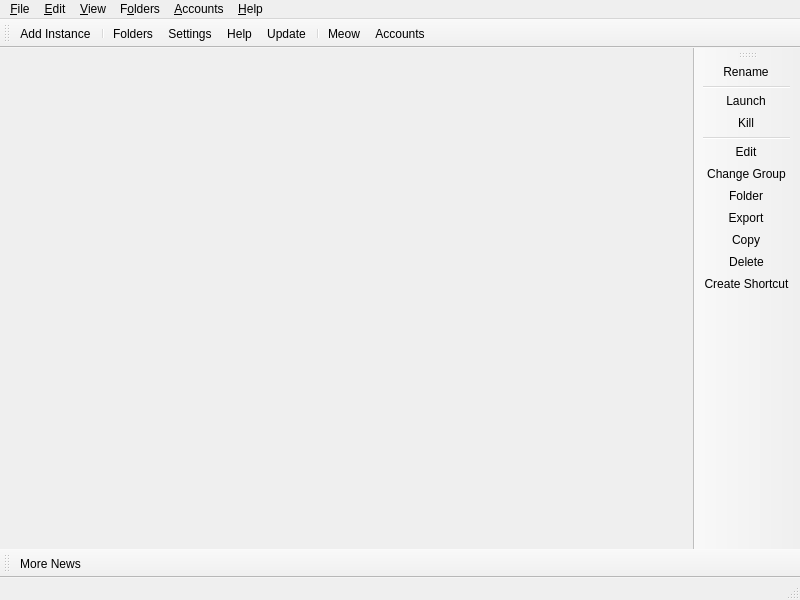
<?xml version="1.0" encoding="UTF-8"?>
<ui version="4.0">
 <class>MainWindow</class>
 <widget class="QMainWindow" name="MainWindow">
  <property name="geometry">
   <rect>
    <x>0</x>
    <y>0</y>
    <width>800</width>
    <height>600</height>
   </rect>
  </property>
  <widget class="QWidget" name="centralWidget">
   <layout class="QHBoxLayout" name="horizontalLayout">
    <property name="spacing">
     <number>0</number>
    </property>
    <property name="leftMargin">
     <number>0</number>
    </property>
    <property name="topMargin">
     <number>0</number>
    </property>
    <property name="rightMargin">
     <number>0</number>
    </property>
    <property name="bottomMargin">
     <number>0</number>
    </property>
   </layout>
  </widget>
  <widget class="QStatusBar" name="statusBar"/>
  <widget class="QToolBar" name="mainToolBar">
   <property name="windowTitle">
    <string>Main Toolbar</string>
   </property>
   <property name="allowedAreas">
    <set>Qt::ToolBarArea::BottomToolBarArea|Qt::ToolBarArea::TopToolBarArea</set>
   </property>
   <property name="toolButtonStyle">
    <enum>Qt::ToolButtonStyle::ToolButtonTextBesideIcon</enum>
   </property>
   <property name="floatable">
    <bool>false</bool>
   </property>
   <attribute name="toolBarArea">
    <enum>TopToolBarArea</enum>
   </attribute>
   <attribute name="toolBarBreak">
    <bool>false</bool>
   </attribute>
   <addaction name="actionAddInstance"/>
   <addaction name="separator"/>
   <addaction name="actionFoldersButton"/>
   <addaction name="actionSettings"/>
   <addaction name="actionHelpButton"/>
   <addaction name="actionCheckUpdate"/>
   <addaction name="separator"/>
   <addaction name="actionCAT"/>
   <addaction name="actionAccountsButton"/>
  </widget>
  <widget class="QToolBar" name="newsToolBar">
   <property name="windowTitle">
    <string>News Toolbar</string>
   </property>
   <property name="allowedAreas">
    <set>Qt::ToolBarArea::BottomToolBarArea|Qt::ToolBarArea::TopToolBarArea</set>
   </property>
   <property name="iconSize">
    <size>
     <width>16</width>
     <height>16</height>
    </size>
   </property>
   <property name="toolButtonStyle">
    <enum>Qt::ToolButtonStyle::ToolButtonTextBesideIcon</enum>
   </property>
   <property name="floatable">
    <bool>false</bool>
   </property>
   <attribute name="toolBarArea">
    <enum>BottomToolBarArea</enum>
   </attribute>
   <attribute name="toolBarBreak">
    <bool>false</bool>
   </attribute>
   <addaction name="actionMoreNews"/>
  </widget>
  <widget class="WideBar" name="instanceToolBar">
   <property name="windowTitle">
    <string>Instance Toolbar</string>
   </property>
   <property name="iconSize">
    <size>
     <width>16</width>
     <height>16</height>
    </size>
   </property>
   <property name="toolButtonStyle">
    <enum>Qt::ToolButtonStyle::ToolButtonTextBesideIcon</enum>
   </property>
   <property name="floatable">
    <bool>false</bool>
   </property>
   <property name="useDefaultAction" stdset="0">
    <bool>true</bool>
   </property>
   <attribute name="toolBarArea">
    <enum>RightToolBarArea</enum>
   </attribute>
   <attribute name="toolBarBreak">
    <bool>false</bool>
   </attribute>
   <addaction name="actionRenameInstance"/>
   <addaction name="separator"/>
   <addaction name="actionLaunchInstance"/>
   <addaction name="actionKillInstance"/>
   <addaction name="separator"/>
   <addaction name="actionEditInstance"/>
   <addaction name="actionChangeInstGroup"/>
   <addaction name="actionViewSelectedInstFolder"/>
   <addaction name="actionExportInstance"/>
   <addaction name="actionCopyInstance"/>
   <addaction name="actionDeleteInstance"/>
   <addaction name="actionCreateInstanceShortcut"/>
  </widget>
  <widget class="QMenuBar" name="menuBar">
   <property name="geometry">
    <rect>
     <x>0</x>
     <y>0</y>
     <width>800</width>
     <height>22</height>
    </rect>
   </property>
   <widget class="QMenu" name="fileMenu">
    <property name="title">
     <string>&amp;File</string>
    </property>
    <property name="toolTipsVisible">
     <bool>true</bool>
    </property>
    <addaction name="actionAddInstance"/>
    <addaction name="separator"/>
    <addaction name="actionLaunchInstance"/>
    <addaction name="actionKillInstance"/>
    <addaction name="separator"/>
    <addaction name="actionEditInstance"/>
    <addaction name="actionChangeInstGroup"/>
    <addaction name="actionViewSelectedInstFolder"/>
    <addaction name="actionExportInstance"/>
    <addaction name="actionCopyInstance"/>
    <addaction name="actionDeleteInstance"/>
    <addaction name="actionCreateInstanceShortcut"/>
    <addaction name="separator"/>
    <addaction name="actionSettings"/>
    <addaction name="actionCloseWindow"/>
   </widget>
   <widget class="QMenu" name="editMenu">
    <property name="title">
     <string>&amp;Edit</string>
    </property>
    <property name="toolTipsVisible">
     <bool>true</bool>
    </property>
    <addaction name="actionUndoTrashInstance"/>
   </widget>
   <widget class="QMenu" name="viewMenu">
    <property name="title">
     <string>&amp;View</string>
    </property>
    <property name="toolTipsVisible">
     <bool>true</bool>
    </property>
    <addaction name="actionChangeTheme"/>
    <addaction name="separator"/>
    <addaction name="actionCAT"/>
    <addaction name="actionToggleStatusBar"/>
    <addaction name="actionLockToolbars"/>
    <addaction name="separator"/>
   </widget>
   <widget class="QMenu" name="foldersMenu">
    <property name="title">
     <string>F&amp;olders</string>
    </property>
    <property name="toolTipsVisible">
     <bool>true</bool>
    </property>
    <addaction name="actionViewLauncherRootFolder"/>
    <addaction name="actionViewLogsFolder"/>
    <addaction name="separator"/>
    <addaction name="actionViewInstanceFolder"/>
    <addaction name="actionViewIconsFolder"/>
    <addaction name="actionViewCentralModsFolder"/>
    <addaction name="actionViewJavaFolder"/>
    <addaction name="actionViewSkinsFolder"/>
    <addaction name="separator"/>
    <addaction name="actionViewWidgetThemeFolder"/>
    <addaction name="actionViewIconThemeFolder"/>
    <addaction name="actionViewCatPackFolder"/>
   </widget>
   <widget class="QMenu" name="accountsMenu">
    <property name="title">
     <string>&amp;Accounts</string>
    </property>
   </widget>
   <widget class="QMenu" name="helpMenu">
    <property name="title">
     <string>&amp;Help</string>
    </property>
    <property name="toolTipsVisible">
     <bool>true</bool>
    </property>
    <addaction name="actionClearMetadata"/>
    <addaction name="actionReportBug"/>
    <addaction name="actionViewLog"/>
    <addaction name="actionAddToPATH"/>
    <addaction name="separator"/>
    <addaction name="actionMATRIX"/>
    <addaction name="actionDISCORD"/>
    <addaction name="actionREDDIT"/>
    <addaction name="separator"/>
    <addaction name="actionMoreNews"/>
    <addaction name="actionCheckUpdate"/>
    <addaction name="actionOpenWiki"/>
    <addaction name="actionAbout"/>
   </widget>
   <addaction name="fileMenu"/>
   <addaction name="editMenu"/>
   <addaction name="viewMenu"/>
   <addaction name="foldersMenu"/>
   <addaction name="accountsMenu"/>
   <addaction name="helpMenu"/>
  </widget>
  <action name="actionMoreNews">
   <property name="icon">
    <iconset theme="news"/>
   </property>
   <property name="text">
    <string>More News...</string>
   </property>
   <property name="toolTip">
    <string>Open the development blog to read more news about %1.</string>
   </property>
  </action>
  <action name="actionCAT">
   <property name="checkable">
    <bool>true</bool>
   </property>
   <property name="icon">
    <iconset theme="cat"/>
   </property>
   <property name="text">
    <string>&amp;Meow</string>
   </property>
   <property name="toolTip">
    <string>It's a fluffy kitty :3</string>
   </property>
  </action>
  <action name="actionToggleStatusBar">
   <property name="checkable">
    <bool>true</bool>
   </property>
   <property name="text">
    <string>Status Bar</string>
   </property>
  </action>
  <action name="actionLockToolbars">
   <property name="checkable">
    <bool>true</bool>
   </property>
   <property name="text">
    <string>Lock Toolbars</string>
   </property>
  </action>
  <action name="actionUndoTrashInstance">
   <property name="enabled">
    <bool>false</bool>
   </property>
   <property name="text">
    <string>&amp;Undo Last Instance Deletion</string>
   </property>
  </action>
  <action name="actionAddInstance">
   <property name="icon">
    <iconset theme="new"/>
   </property>
   <property name="text">
    <string>Add Instanc&amp;e...</string>
   </property>
   <property name="toolTip">
    <string>Add a new instance.</string>
   </property>
  </action>
  <action name="actionCheckUpdate">
   <property name="icon">
    <iconset theme="checkupdate"/>
   </property>
   <property name="text">
    <string>&amp;Update...</string>
   </property>
   <property name="toolTip">
    <string>Check for new updates for %1.</string>
   </property>
   <property name="menuRole">
    <enum>QAction::MenuRole::ApplicationSpecificRole</enum>
   </property>
  </action>
  <action name="actionSettings">
   <property name="icon">
    <iconset theme="settings"/>
   </property>
   <property name="text">
    <string>Setti&amp;ngs...</string>
   </property>
   <property name="toolTip">
    <string>Change settings.</string>
   </property>
   <property name="menuRole">
    <enum>QAction::MenuRole::PreferencesRole</enum>
   </property>
  </action>
  <action name="actionManageSkins">
   <property name="icon">
    <iconset theme="settings"/>
   </property>
   <property name="text">
    <string>Manage &amp;Skins...</string>
   </property>
  </action>
  <action name="actionManageAccounts">
   <property name="icon">
    <iconset theme="accounts"/>
   </property>
   <property name="text">
    <string>&amp;Manage Accounts...</string>
   </property>
  </action>
  <action name="actionLaunchInstance">
   <property name="icon">
    <iconset theme="launch"/>
   </property>
   <property name="text">
    <string>&amp;Launch</string>
   </property>
   <property name="toolTip">
    <string>Launch the selected instance.</string>
   </property>
  </action>
  <action name="actionKillInstance">
   <property name="icon">
    <iconset theme="status-bad"/>
   </property>
   <property name="text">
    <string>&amp;Kill</string>
   </property>
   <property name="toolTip">
    <string>Kill the running instance.</string>
   </property>
   <property name="shortcut">
    <string>Ctrl+K</string>
   </property>
  </action>
  <action name="actionRenameInstance">
   <property name="icon">
    <iconset theme="rename"/>
   </property>
   <property name="text">
    <string>Rename</string>
   </property>
   <property name="toolTip">
    <string>Rename the selected instance.</string>
   </property>
  </action>
  <action name="actionChangeInstGroup">
   <property name="icon">
    <iconset theme="tag"/>
   </property>
   <property name="text">
    <string>&amp;Change Group...</string>
   </property>
   <property name="toolTip">
    <string>Change the selected instance's group.</string>
   </property>
   <property name="shortcut">
    <string>Ctrl+G</string>
   </property>
  </action>
  <action name="actionChangeInstIcon">
   <property name="text">
    <string>Change Icon</string>
   </property>
   <property name="toolTip">
    <string>Change the selected instance's icon.</string>
   </property>
  </action>
  <action name="actionEditInstance">
   <property name="icon">
    <iconset theme="settings"/>
   </property>
   <property name="text">
    <string>&amp;Edit...</string>
   </property>
   <property name="toolTip">
    <string>Change the instance settings, mods and versions.</string>
   </property>
   <property name="shortcut">
    <string>Ctrl+I</string>
   </property>
  </action>
  <action name="actionViewSelectedInstFolder">
   <property name="icon">
    <iconset theme="viewfolder"/>
   </property>
   <property name="text">
    <string>&amp;Folder</string>
   </property>
   <property name="toolTip">
    <string>Open the selected instance's root folder in a file browser.</string>
   </property>
  </action>
  <action name="actionDeleteInstance">
   <property name="icon">
    <iconset theme="delete"/>
   </property>
   <property name="text">
    <string>Dele&amp;te</string>
   </property>
   <property name="toolTip">
    <string>Delete the selected instance.</string>
   </property>
   <property name="autoRepeat">
    <bool>false</bool>
   </property>
  </action>
  <action name="actionCopyInstance">
   <property name="icon">
    <iconset theme="copy"/>
   </property>
   <property name="text">
    <string>Cop&amp;y...</string>
   </property>
   <property name="toolTip">
    <string>Copy the selected instance.</string>
   </property>
   <property name="shortcut">
    <string>Ctrl+D</string>
   </property>
  </action>
  <action name="actionExportInstance">
   <property name="icon">
    <iconset theme="export"/>
   </property>
   <property name="text">
    <string>E&amp;xport...</string>
   </property>
   <property name="toolTip">
    <string>Export the selected instance to supported formats.</string>
   </property>
  </action>
  <action name="actionExportInstanceZip">
   <property name="icon">
    <iconset theme="launcher"/>
   </property>
   <property name="text">
    <string>WTF Launcher (zip)</string>
   </property>
  </action>
  <action name="actionExportInstanceMrPack">
   <property name="icon">
    <iconset theme="modrinth"/>
   </property>
   <property name="text">
    <string>Modrinth (mrpack)</string>
   </property>
  </action>
  <action name="actionExportInstanceFlamePack">
   <property name="icon">
    <iconset theme="flame"/>
   </property>
   <property name="text">
    <string>CurseForge (zip)</string>
   </property>
  </action>
  <action name="actionCreateInstanceShortcut">
   <property name="icon">
    <iconset theme="shortcut"/>
   </property>
   <property name="text">
    <string>Create Shortcut</string>
   </property>
   <property name="toolTip">
    <string>Creates a shortcut on a selected folder to launch the selected instance.</string>
   </property>
  </action>
  <action name="actionNoAccountsAdded">
   <property name="icon">
    <iconset theme="noaccount"/>
   </property>
   <property name="text">
    <string>No accounts added!</string>
   </property>
  </action>
  <action name="actionNoDefaultAccount">
   <property name="checkable">
    <bool>true</bool>
   </property>
   <property name="icon">
    <iconset theme="noaccount"/>
   </property>
   <property name="text">
    <string>No Default Account</string>
   </property>
   <property name="shortcut">
    <string>Ctrl+0</string>
   </property>
  </action>
  <action name="actionCloseWindow">
   <property name="icon">
    <iconset theme="status-bad"/>
   </property>
   <property name="text">
    <string>Close &amp;Window</string>
   </property>
   <property name="toolTip">
    <string>Close the current window</string>
   </property>
   <property name="menuRole">
    <enum>QAction::MenuRole::NoRole</enum>
   </property>
  </action>
  <action name="actionViewInstanceFolder">
   <property name="icon">
    <iconset theme="viewfolder"/>
   </property>
   <property name="text">
    <string>I&amp;nstances</string>
   </property>
   <property name="toolTip">
    <string>Open the instances folder in a file browser.</string>
   </property>
  </action>
  <action name="actionViewLauncherRootFolder">
   <property name="icon">
    <iconset theme="viewfolder"/>
   </property>
   <property name="text">
    <string>Launcher &amp;Data</string>
   </property>
   <property name="toolTip">
    <string>Open the launcher's root folder in a file browser.</string>
   </property>
  </action>
  <action name="actionViewCentralModsFolder">
   <property name="icon">
    <iconset theme="centralmods"/>
   </property>
   <property name="text">
    <string>&amp;Mods (Quick Access)</string>
   </property>
   <property name="toolTip">
    <string>Open the mods folder in a file browser.</string>
   </property>
  </action>
  <action name="actionViewSkinsFolder">
   <property name="icon">
    <iconset theme="viewfolder"/>
   </property>
   <property name="text">
    <string>&amp;Skins</string>
   </property>
   <property name="toolTip">
    <string>Open the skins folder in a file browser.</string>
   </property>
  </action>
  <action name="actionViewIconsFolder">
   <property name="icon">
    <iconset theme="viewfolder"/>
   </property>
   <property name="text">
    <string>Instance &amp;Icons</string>
   </property>
   <property name="toolTip">
    <string>Open the instance icons folder in a file browser.</string>
   </property>
  </action>
  <action name="actionViewLogsFolder">
   <property name="icon">
    <iconset theme="viewfolder"/>
   </property>
   <property name="text">
    <string>Launcher &amp;Logs</string>
   </property>
   <property name="toolTip">
    <string>Open the logs folder in a file browser.</string>
   </property>
  </action>
  <action name="actionChangeTheme">
   <property name="text">
    <string>Themes</string>
   </property>
  </action>
  <action name="actionReportBug">
   <property name="icon">
    <iconset theme="bug"/>
   </property>
   <property name="text">
    <string>Report a Bug or Suggest a Feature</string>
   </property>
   <property name="toolTip">
    <string>Open the bug tracker to report a bug with %1.</string>
   </property>
  </action>
  <action name="actionDISCORD">
   <property name="icon">
    <iconset theme="discord"/>
   </property>
   <property name="text">
    <string>&amp;Discord Guild</string>
   </property>
   <property name="toolTip">
    <string>Open %1 Discord guild.</string>
   </property>
  </action>
  <action name="actionMATRIX">
   <property name="icon">
    <iconset theme="matrix"/>
   </property>
   <property name="text">
    <string>&amp;Matrix Space</string>
   </property>
   <property name="toolTip">
    <string>Open %1 Matrix space.</string>
   </property>
  </action>
  <action name="actionREDDIT">
   <property name="icon">
    <iconset theme="reddit-alien"/>
   </property>
   <property name="text">
    <string>Sub&amp;reddit</string>
   </property>
   <property name="toolTip">
    <string>Open %1 subreddit.</string>
   </property>
  </action>
  <action name="actionAbout">
   <property name="icon">
    <iconset theme="about"/>
   </property>
   <property name="text">
    <string>&amp;About %1</string>
   </property>
   <property name="toolTip">
    <string>View information about %1.</string>
   </property>
   <property name="menuRole">
    <enum>QAction::MenuRole::AboutRole</enum>
   </property>
  </action>
  <action name="actionClearMetadata">
   <property name="icon">
    <iconset theme="refresh"/>
   </property>
   <property name="text">
    <string>&amp;Clear Metadata Cache</string>
   </property>
   <property name="toolTip">
    <string>Clear cached metadata</string>
   </property>
  </action>
  <action name="actionViewLog">
   <property name="icon">
    <iconset theme="log"/>
   </property>
   <property name="text">
    <string>View logs</string>
   </property>
   <property name="toolTip">
    <string>View current and previous launcher logs</string>
   </property>
  </action>
  <action name="actionAddToPATH">
   <property name="icon">
    <iconset theme="custom-commands"/>
   </property>
   <property name="text">
    <string>Install to &amp;PATH</string>
   </property>
   <property name="toolTip">
    <string>Install a %1 symlink to /usr/local/bin</string>
   </property>
  </action>
  <action name="actionFoldersButton">
   <property name="icon">
    <iconset theme="viewfolder"/>
   </property>
   <property name="text">
    <string>Folders</string>
   </property>
   <property name="toolTip">
    <string>Open one of the folders shared between instances.</string>
   </property>
  </action>
  <action name="actionHelpButton">
   <property name="icon">
    <iconset theme="help"/>
   </property>
   <property name="text">
    <string>Help</string>
   </property>
   <property name="toolTip">
    <string>Get help with %1 or Minecraft.</string>
   </property>
  </action>
  <action name="actionAccountsButton">
   <property name="icon">
    <iconset theme="noaccount"/>
   </property>
   <property name="text">
    <string>Accounts</string>
   </property>
  </action>
  <action name="actionOpenWiki">
   <property name="icon">
    <iconset theme="help"/>
   </property>
   <property name="text">
    <string>%1 &amp;Wiki</string>
   </property>
   <property name="toolTip">
    <string>Open the %1 wiki</string>
   </property>
  </action>
  <action name="actionViewWidgetThemeFolder">
   <property name="icon">
    <iconset theme="viewfolder"/>
   </property>
   <property name="text">
    <string>&amp;Widget Themes</string>
   </property>
   <property name="toolTip">
    <string>Open the widget themes folder in a file browser.</string>
   </property>
  </action>
  <action name="actionViewIconThemeFolder">
   <property name="icon">
    <iconset theme="viewfolder"/>
   </property>
   <property name="text">
    <string>I&amp;con Themes</string>
   </property>
   <property name="toolTip">
    <string>Open the icon theme folder in a file browser.</string>
   </property>
  </action>
  <action name="actionViewCatPackFolder">
   <property name="icon">
    <iconset theme="viewfolder"/>
   </property>
   <property name="text">
    <string>&amp;Cat Packs</string>
   </property>
   <property name="toolTip">
    <string>Open the cat packs folder in a file browser.</string>
   </property>
  </action>
  <action name="actionViewJavaFolder">
   <property name="icon">
    <iconset theme="viewfolder"/>
   </property>
   <property name="text">
    <string>&amp;Auto Downloaded Java</string>
   </property>
   <property name="toolTip">
    <string>Open the Java folder in a file browser. Only available if the built-in Java downloader is used.</string>
   </property>
  </action>
 </widget>
 <customwidgets>
  <customwidget>
   <class>WideBar</class>
   <extends>QToolBar</extends>
   <header>ui/widgets/WideBar.h</header>
  </customwidget>
 </customwidgets>
 <resources/>
 <connections/>
</ui>
